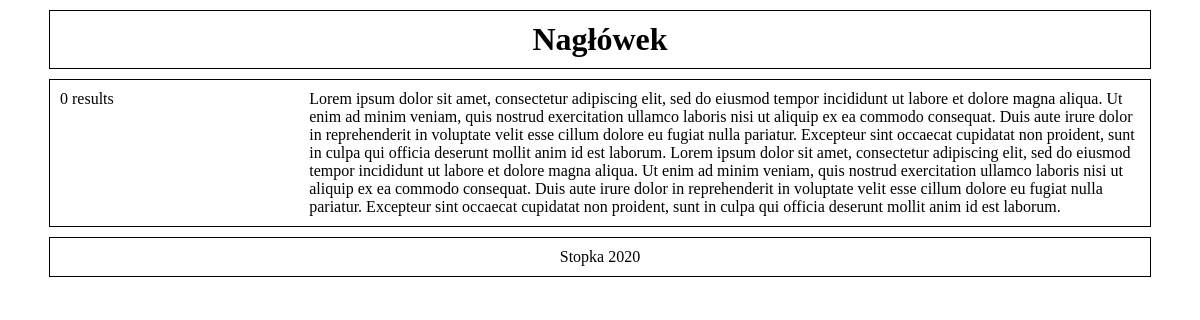
Before: / with the older database file.
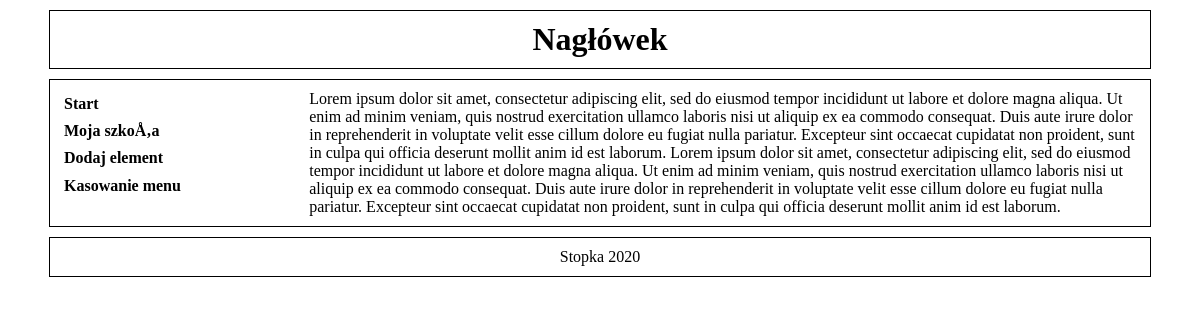
After: the same page with the newer database file.
### tables this page shows
CREATE TABLE `menu` (
  `indeks` int(11) NOT NULL,
  `nazwa` text NOT NULL,
  `link` text NOT NULL
);

### menu.php (the view)
<ul id="menu">
<?php
$sql = "SELECT indeks, link, nazwa FROM menu";
$result = $conn->query($sql);
if ($result->num_rows > 0) {
    while($row = $result->fetch_assoc()) {
        echo "<li class=\"menu\"><a href=" . $row["link"]. ">". $row["nazwa"]. "</a></li>";
    }
} else {
    echo "0 results";
}
?>
</ul>

### header.php (shortened to what this page needs)
<!DOCTYPE html>
<html lang="pl-PL">
<head>
<link rel="stylesheet" type="text/css" href="styl.css">
</head>
<body>
<header>
<h1>Nagłówek</h1>
</header>

### index.php
<?php include('functions.php') ?>
<?php include('header.php') ?>
<section>
<div id="menu">
<?php include('menu.php')?>
</div>
<div id="main">
Lorem ipsum dolor sit amet, consectetur adipiscing elit, sed do eiusmod tempor incididunt ut labore et dolore magna aliqua. Ut enim ad minim veniam, quis nostrud exercitation ullamco laboris nisi ut aliquip ex ea commodo consequat. Duis aute irure dolor in reprehenderit in voluptate velit esse cillum dolore eu fugiat nulla pariatur. Excepteur sint occaecat cupidatat non proident, sunt in culpa qui officia deserunt mollit anim id est laborum.
Lorem ipsum dolor sit amet, consectetur adipiscing elit, sed do eiusmod tempor incididunt ut labore et dolore magna aliqua. Ut enim ad minim veniam, quis nostrud exercitation ullamco laboris nisi ut aliquip ex ea commodo consequat. Duis aute irure dolor in reprehenderit in voluptate velit esse cillum dolore eu fugiat nulla pariatur. Excepteur sint occaecat cupidatat non proident, sunt in culpa qui officia deserunt mollit anim id est laborum.
</div>
</section>
<?php include('footer.php') ?>

### footer.php (shortened to what this page needs)
<footer>Stopka 2020</footer>
</body>
</html>

### styl.css (style rules this page uses)
* { margin: 0; padding: 0; }
header { width: 90%; text-align: center; border: 1px solid black; margin: auto; margin-top: 10px; padding: 10px; }
section { width: 90%; display: flex; border: 1px solid black; margin: auto; margin-top: 10px; padding: 10px; }
div#menu { width: 30%; }
div#main { width: 100%; }
ul#menu { list-style-type: none; }
li.menu { margin-left: 4px; line-height: 1.7em }
li.menu a { text-decoration: none; color: black; font-weight: bold; }
footer { width: 90%; text-align: center; border: 1px solid black; margin: auto; margin-top: 10px; padding: 10px; }

Changed rows visible on the page:
added menu: nazwa "Start"
added menu: nazwa "Moja szkoÅ‚a"
added menu: nazwa "Dodaj element"
added menu: nazwa "Kasowanie menu"
Other visible differences:
text no longer shown: "0 results"
